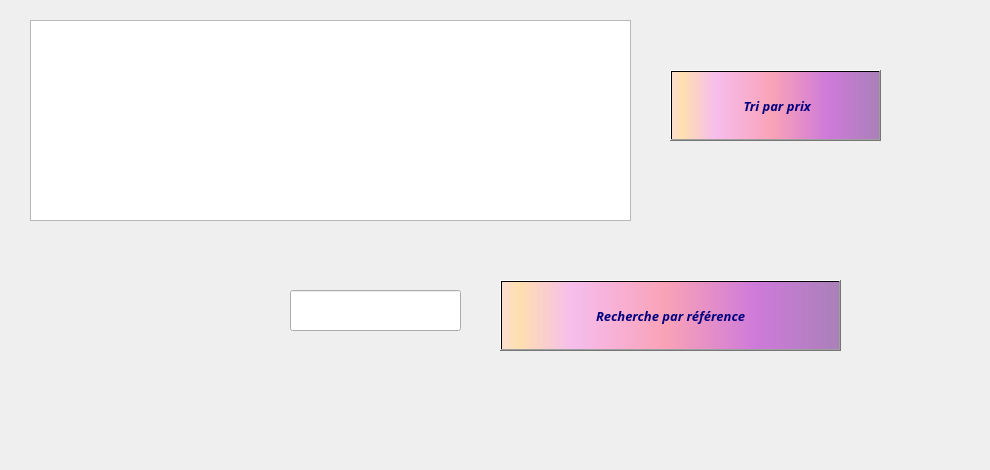
     <widget class="QWidget" name="tab_maintenance_5">
      <attribute name="title">
       <string>Afficher</string>
      </attribute>
      <widget class="QTableView" name="tableView_maintenance">
       <property name="geometry">
        <rect>
         <x>30</x>
         <y>20</y>
         <width>601</width>
         <height>201</height>
        </rect>
       </property>
      </widget>
      <widget class="QPushButton" name="pushButton_maintenance_11">
       <property name="geometry">
        <rect>
         <x>500</x>
         <y>280</y>
         <width>341</width>
         <height>71</height>
        </rect>
       </property>
       <property name="font">
        <font>
         <family>Lucida Calligraphy</family>
         <pointsize>10</pointsize>
         <weight>75</weight>
         <italic>true</italic>
         <bold>true</bold>
         <underline>false</underline>
         <strikeout>false</strikeout>
        </font>
       </property>
       <property name="styleSheet">
        <string notr="true">background-color: qlineargradient(spread:pad, x1:1, y1:0, x2:1, y2:0, stop:0.919598 rgba(255, 0, 111, 255), stop:0.98 rgba(0, 0, 0, 255), stop:1 rgba(235, 148, 61, 255));
color: rgb(0, 0, 127);
background-color: qlineargradient(spread:pad, x1:0, y1:0, x2:1, y2:0, stop:0.0100503 rgba(252, 222, 204, 255), stop:0.0502513 rgba(254, 223, 175, 255), stop:0.211055 rgba(246, 189, 237, 255), stop:0.487437 rgba(249, 162, 183, 255), stop:0.753769 rgba(206, 122, 218, 255), stop:1 rgba(170, 128, 185, 255));</string>
       </property>
       <property name="text">
        <string>Recherche par référence</string>
       </property>
       <property name="icon">
        <iconset>
         <normaloff>../Sans titre-1.png</normaloff>../Sans titre-1.png</iconset>
       </property>
       <property name="iconSize">
        <size>
         <width>100</width>
         <height>121</height>
        </size>
       </property>
      </widget>
      <widget class="QPushButton" name="pushButton_maintenance_15">
       <property name="geometry">
        <rect>
         <x>670</x>
         <y>70</y>
         <width>211</width>
         <height>71</height>
        </rect>
       </property>
       <property name="font">
        <font>
         <family>Lucida Calligraphy</family>
         <pointsize>10</pointsize>
         <weight>75</weight>
         <italic>true</italic>
         <bold>true</bold>
         <underline>false</underline>
         <strikeout>false</strikeout>
        </font>
       </property>
       <property name="styleSheet">
        <string notr="true">background-color: qlineargradient(spread:pad, x1:1, y1:0, x2:1, y2:0, stop:0.919598 rgba(255, 0, 111, 255), stop:0.98 rgba(0, 0, 0, 255), stop:1 rgba(235, 148, 61, 255));
color: rgb(0, 0, 127);
background-color: qlineargradient(spread:pad, x1:0, y1:0, x2:1, y2:0, stop:0.0100503 rgba(252, 222, 204, 255), stop:0.0502513 rgba(254, 223, 175, 255), stop:0.211055 rgba(246, 189, 237, 255), stop:0.487437 rgba(249, 162, 183, 255), stop:0.753769 rgba(206, 122, 218, 255), stop:1 rgba(170, 128, 185, 255));</string>
       </property>
       <property name="text">
        <string> Tri par prix</string>
       </property>
       <property name="icon">
        <iconset>
         <normaloff>../tri.png</normaloff>../tri.png</iconset>
       </property>
       <property name="iconSize">
        <size>
         <width>100</width>
         <height>121</height>
        </size>
       </property>
      </widget>
      <widget class="QLabel" name="label_maintenance_52">
       <property name="geometry">
        <rect>
         <x>0</x>
         <y>-10</y>
         <width>981</width>
         <height>461</height>
        </rect>
       </property>
       <property name="text">
        <string/>
       </property>
       <property name="pixmap">
        <pixmap>../00.png</pixmap>
       </property>
      </widget>
      <widget class="QLineEdit" name="lineEdit_maintenance_5">
       <property name="geometry">
        <rect>
         <x>290</x>
         <y>290</y>
         <width>171</width>
         <height>41</height>
        </rect>
       </property>
      </widget>
      <zorder>label_maintenance_52</zorder>
      <zorder>pushButton_maintenance_11</zorder>
      <zorder>pushButton_maintenance_15</zorder>
      <zorder>tableView_maintenance</zorder>
      <zorder>lineEdit_maintenance_5</zorder>
     </widget>
